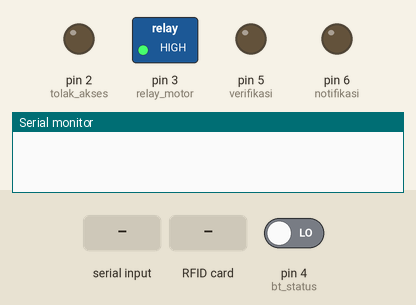
Recording of a sketch running on a simulated Arduino Uno, built with avr-gcc and run on an emulated ATmega328P. On the bench: switched loads named in the sketch (green lamp = pin HIGH), output pins drawn as LEDs (lit = HIGH), the last lines printed to the serial monitor. Inputs (shaded band) come from the test bench; at power-on: pin 4 (bt_status) LOW. Pins used as bus, display or sensor lines are not drawn.

Above: at 1.2 s.
1.3 s: "d" received over Serial
At 1.9 s:
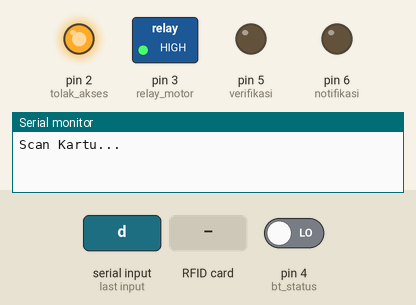
4.3 s: RFID card 5E 7A 19 C4 held to the reader
At 6.1 s:
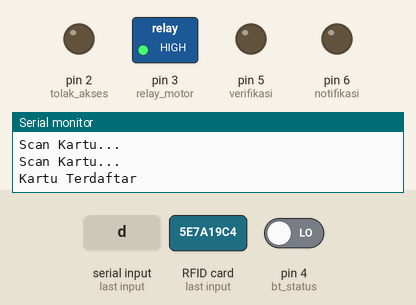
7.0 s: RFID card 5E 7A 19 C4 held to the reader
At 9.9 s:
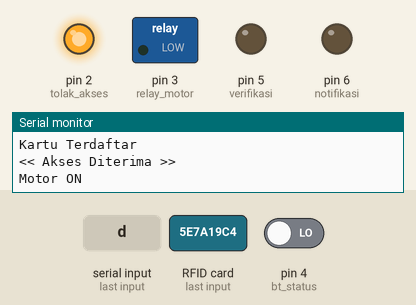
10.0 s: RFID card 5E 7A 19 C4 held to the reader
At 11.6 s:
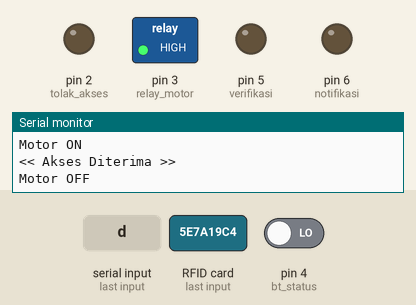
Timing chart, 0 to 13.1 s (numbered marks = the images above; inputs shaded):
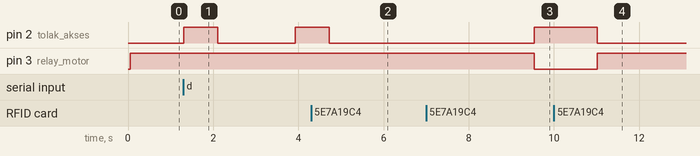

The sketch:

kunci_motor_RFID_versi_alan.ino
```cpp
#include <SPI.h>
#include <RFID.h>
#include <EEPROM.h>
#define SS_PIN 10
#define RST_PIN 9
RFID rfid(SS_PIN, RST_PIN);

int data_RFID[4] = { 0, 0, 0, 0 };
bool mode_daftar = false;
bool kondisi_LED = false;
char text;

#define tolak_akses 2  // led
#define verifikasi  5  // led
#define relay_motor 3  // relay
#define notifikasi  6  // buzzer
#define bt_status   4  // button

#define BAUDRATE 9600

void setup() {
  Serial.begin(BAUDRATE);
  SPI.begin();
  rfid.init();

  pinMode(tolak_akses,OUTPUT);
  pinMode(verifikasi, OUTPUT);
  pinMode(relay_motor,OUTPUT);
  pinMode(notifikasi, OUTPUT);

  digitalWrite(relay_motor, HIGH);
  digitalWrite(tolak_akses, LOW);
}

void loop() {
  if (Serial.available() > 0) {
    text = Serial.read();
    if (text == 'd') {
      mode_daftar = true;
    }
    else if (text == 'h') {
      for (int i = 0; i <= 3; i++) {
        data_RFID[i] = 0;
      }
      Serial.println(">> RFID Dihapus <<");
      delay(2000);
    }
  }
  pendaftaran();
}

void pendaftaran() {
  if (mode_daftar == true) {
    if (data_RFID[0] != 0 && data_RFID[1] != 0 && data_RFID[2] != 0 && data_RFID[3] != 0) {
      goto gagal_akses;
    }
    else {
      Serial.println("Scan Kartu...");
      led_verifikasi();
      if (rfid.isCard() && rfid.readCardSerial()) {
        for (int i = 0; i <= 3; i++) {
          data_RFID[i] = rfid.serNum[i];
        }
        rfid.halt();
        Serial.println("Kartu Terdaftar");
        delay(2000);
        mode_daftar = false;
      }
      delay(1000);
    }
  }

  else if (mode_daftar == false) {
    kontrol_relay();
    if (rfid.isCard() && rfid.readCardSerial()) {
      for (int i = 0; i <= 3; i++) {
        if (rfid.serNum[i] != data_RFID[i]) {
          goto gagal_akses;
        }
      }
      rfid.halt();
      Serial.println("<< Akses Diterima >>");
      delay(1000);

      led_status();
    }
  }

  else {
    gagal_akses:
    Serial.println("Akses Ditolak");
    digitalWrite(relay_motor, HIGH);
    delay(2000);
    mode_daftar = false;
  }
}

void kontrol_relay() {
  if(kondisi_LED == true) {
    if (digitalRead(bt_status) == LOW) {
      digitalWrite(relay_motor, LOW);
    }
    else {
      digitalWrite(relay_motor, LOW);
    }
  }
  else {
    digitalWrite(relay_motor, HIGH);
  }
}

void led_status() {
  if (kondisi_LED == false) {
    digitalWrite(tolak_akses, HIGH);
    Serial.println("Motor ON");
    kondisi_LED = true;
    }
    else {
      digitalWrite(tolak_akses, LOW);
      Serial.println("Motor OFF");
      kondisi_LED = false;
    }
}

void led_verifikasi() {
 digitalWrite(tolak_akses, HIGH); delay(800);
 digitalWrite(tolak_akses, LOW);  delay(800);
}

void led_tolak() {

}

void notifikasi_RFID() {

}
```

Measured:
- after the input at 1.3 s, pin 2 (tolak_akses): LOW → HIGH at once, → LOW 0.80 s later, → HIGH 1.8 s later
- after the input at 4.3 s, pin 2 (tolak_akses): goes on until 4.7 s, then stays LOW
- after the input at 7.0 s, pin 2 (tolak_akses): LOW → HIGH after 2.5 s; pin 3 (relay_motor): HIGH → LOW after 2.5 s
- after the input at 10.0 s, pin 2 (tolak_akses): HIGH → LOW after 1.0 s; pin 3 (relay_motor): LOW → HIGH after 1.0 s
